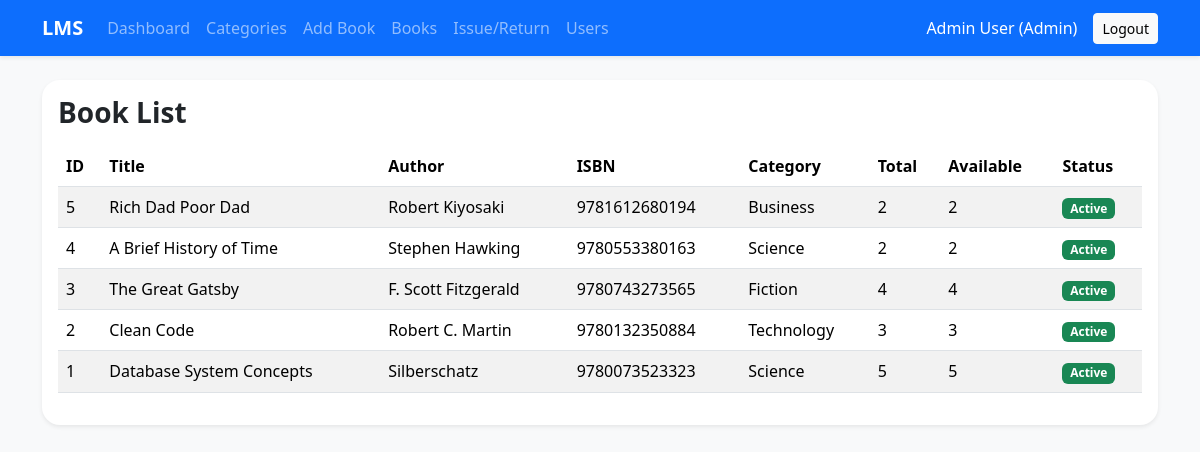
The page /view_books.php (signed in) on the database its author committed.
### tables this page shows
CREATE TABLE books (
    id INT AUTO_INCREMENT PRIMARY KEY,
    title VARCHAR(255) NOT NULL,
    author VARCHAR(150) NOT NULL,
    isbn VARCHAR(30) UNIQUE,
    category_id INT NULL,
    total_copies INT NOT NULL DEFAULT 1,
    available_copies INT NOT NULL DEFAULT 1,
    status ENUM('Active','Inactive') DEFAULT 'Active',
    created_at TIMESTAMP DEFAULT CURRENT_TIMESTAMP,
    CONSTRAINT chk_total_copies CHECK (total_copies > 0),
    CONSTRAINT chk_available_copies CHECK (available_copies >= 0),
    CONSTRAINT fk_books_category FOREIGN KEY (category_id) REFERENCES categories(id)
        ON UPDATE CASCADE ON DELETE SET NULL
);

CREATE TABLE categories (
    id INT AUTO_INCREMENT PRIMARY KEY,
    name VARCHAR(100) NOT NULL UNIQUE
);

### view_books.php (the view, shortened to what this page needs)
<?php
require 'db_config.php';
$books = $conn->query("SELECT b.*, c.name AS category_name FROM books b LEFT JOIN categories c ON b.category_id = c.id ORDER BY b.id DESC");
include 'bootstrap_head.php';
include 'navbar.php';
?>
<div class="container py-4"><div class="card table-card shadow-sm"><div class="card-body"><h3 class="fw-bold mb-3">Book List</h3><div class="table-responsive"><table class="table table-striped table-hover align-middle"><thead><tr><th>ID</th><th>Title</th><th>Author</th><th>ISBN</th><th>Category</th><th>Total</th><th>Available</th><th>Status</th></tr></thead><tbody><?php while ($row = $books->fetch_assoc()): ?><tr><td><?php echo $row['id']; ?></td><td><?php echo htmlspecialchars($row['title']); ?></td><td><?php echo htmlspecialchars($row['author']); ?></td><td><?php echo htmlspecialchars($row['isbn']); ?></td><td><?php echo htmlspecialchars($row['category_name'] ?? 'Uncategorized'); ?></td><td><?php echo $row['total_copies']; ?></td><td><?php echo $row['available_copies']; ?></td><td><span class="badge text-bg-<?php echo $row['available_copies'] > 0 ? 'success' : 'secondary'; ?>"><?php echo $row['status']; ?></span></td></tr><?php endwhile; ?></tbody></table></div></div></div></div>
<?php include 'footer.php'; ?>

### bootstrap_head.php (shortened to what this page needs)
<!DOCTYPE html>
<html lang="en">
<head>
    <link href="https://cdn.jsdelivr.net/npm/bootstrap@5.3.3/dist/css/bootstrap.min.css" rel="stylesheet">
    <link href="https://cdn.jsdelivr.net/npm/bootstrap-icons@1.11.3/font/bootstrap-icons.css" rel="stylesheet">
    <link href="style.css" rel="stylesheet">
</head>
<body class="bg-light">

### navbar.php (shortened to what this page needs)
<?php
$userType = $_SESSION['user_type'] ?? null;
$userName = $_SESSION['user_name'] ?? 'User';
$homeLink = 'index.php';
if ($userType === 'Admin') $homeLink = 'admin_dashboard.php';
?>
<nav class="navbar navbar-expand-lg navbar-dark bg-primary shadow-sm">
  <div class="container">
    <a class="navbar-brand fw-bold" href="<?php echo $homeLink; ?>">LMS</a>
    <div class="collapse navbar-collapse" id="navbarsExample">
      <ul class="navbar-nav me-auto mb-2 mb-lg-0">
        <?php if ($userType === 'Admin'): ?>
          <li class="nav-item"><a class="nav-link" href="admin_dashboard.php">Dashboard</a></li>
          <li class="nav-item"><a class="nav-link" href="manage_categories.php">Categories</a></li>
          <li class="nav-item"><a class="nav-link" href="add_book.php">Add Book</a></li>
          <li class="nav-item"><a class="nav-link" href="view_books.php">Books</a></li>
          <li class="nav-item"><a class="nav-link" href="issue_book.php">Issue/Return</a></li>
          <li class="nav-item"><a class="nav-link" href="view_students.php">Users</a></li>
        <?php endif; ?>
      </ul>
      <span class="navbar-text text-white me-3"><?php echo htmlspecialchars($userName); ?> (<?php echo htmlspecialchars($userType ?? 'Guest'); ?>)</span>
      <?php if ($userType): ?><a class="btn btn-light btn-sm" href="logout.php">Logout</a><?php endif; ?>
    </div>
  </div>
</nav>

### footer.php (shortened to what this page needs)
</body>
</html>

### style.css (style rules this page uses)
body { background: #f4f7fb; }
.table thead th { white-space: nowrap; }
.form-card, .table-card { border: 0; border-radius: 18px; }

### rows shown on the page
books: id "5", title "Rich Dad Poor Dad", author "Robert Kiyosaki", isbn "9781612680194", category.name "Business", total_copies "2", available_copies "2", status "Active"
books: id "4", title "A Brief History of Time", author "Stephen Hawking", isbn "9780553380163", category.name "Science", total_copies "2", available_copies "2", status "Active"
books: id "3", title "The Great Gatsby", author "F. Scott Fitzgerald", isbn "9780743273565", category.name "Fiction", total_copies "4", available_copies "4", status "Active"
books: id "2", title "Clean Code", author "Robert C. Martin", isbn "9780132350884", category.name "Technology", total_copies "3", available_copies "3", status "Active"
books: id "1", title "Database System Concepts", author "Silberschatz", isbn "9780073523323", category.name "Science", total_copies "5", available_copies "5", status "Active"

### other values the page prints
$userName "Admin User"
$userType "Admin"
